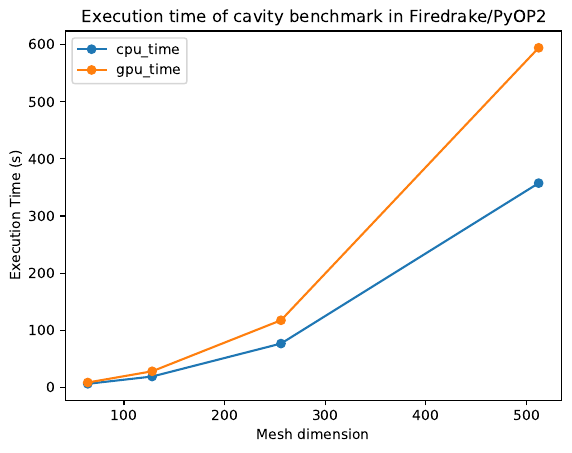

Source code (Python):
import pylab as pl
import pandas as pd

d = pd.read_csv('superludist.csv')
d = d.set_index('mesh')

d.plot(marker='o')
pl.title("Execution time of cavity benchmark in Firedrake/PyOP2")
pl.ylabel("Execution Time (s)")
pl.xlabel("Mesh dimension")

pl.savefig('superludist.pdf', bbox_inches='tight')

pl.show()
